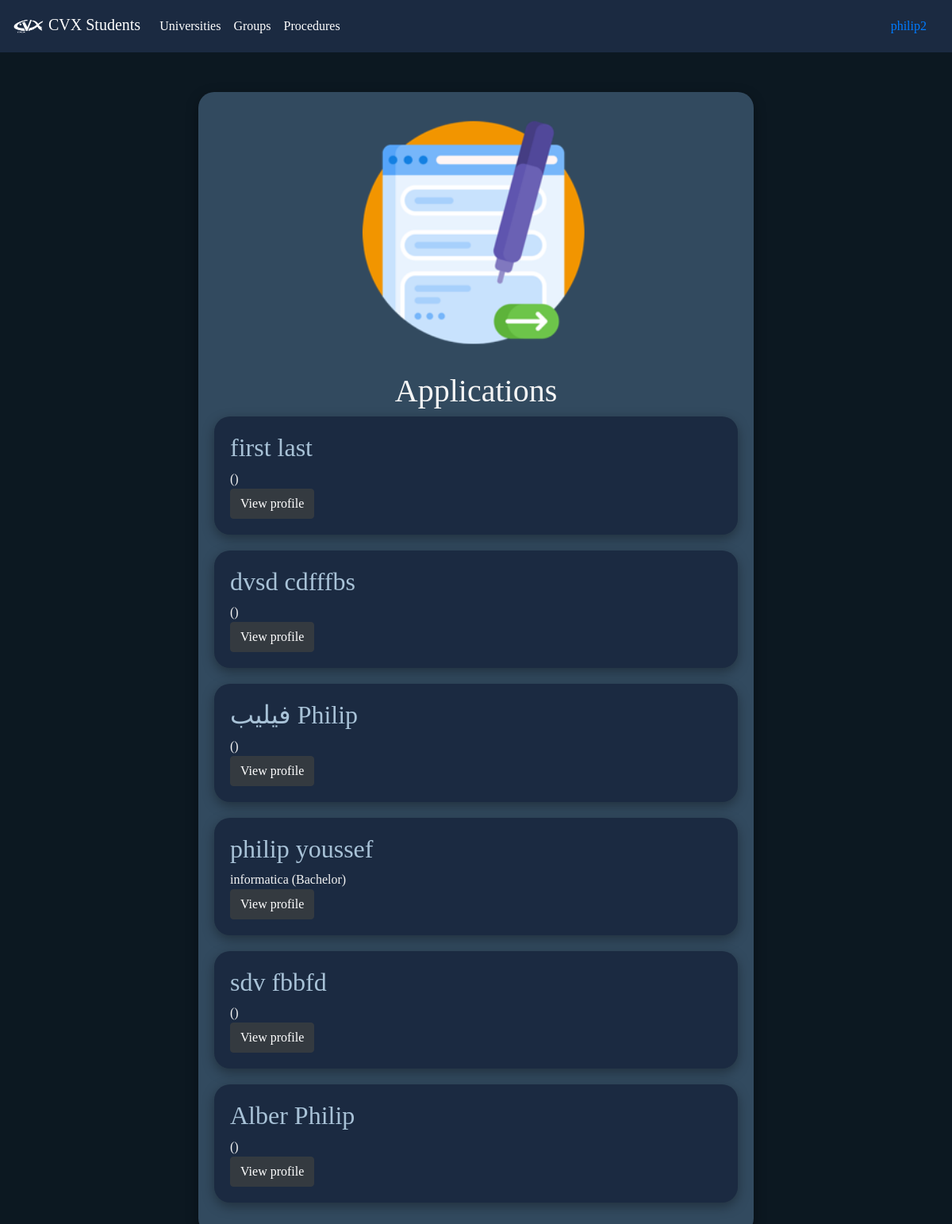
Screenshot of /users/applications_requests/ (signed in) with the database file from the repository.
### users/models.py (models this page shows, shortened)
class Profile(models.Model):
    user                    = models.OneToOneField(User, on_delete=models.CASCADE)
    resedence               = models.CharField(max_length=100)
    cvx_acceptance          = models.IntegerField(default = 0)
    current_procedure       = models.ForeignKey(Procedure, null=True, blank=True, on_delete=models.SET_NULL)
    current_procedure_completed = models.BooleanField(default=0)
    current_procedure_step  = models.ForeignKey(ProcedureStep, null=True, blank=True, on_delete=models.SET_NULL)
    step_status             = models.IntegerField( default=1)
    step_note               = models.TextField(blank=True)
    steps_log               = models.JSONField(default=dict, blank=True)
    cv                      = models.URLField(blank=True)
    phone_numer             = models.CharField(max_length = 100 ,blank=True)
    study_log               = models.JSONField(default=dict, blank=True)
    followed_scholarships   = models.JSONField(default=dict, blank=True)
    earned_scholarships     = models.JSONField(default=dict, blank=True)
    branch_of_interest      = models.CharField(max_length = 100 ,blank=True)
    branch_of_interest_degree_type      = models.CharField(max_length = 100 , choices=[('Bachelor','Bachelor'), ('Master','Master'), ('PHD','PHD')],blank=True)

### users/views.py (the view)
# urls.py: path('applications_requests/', applications_requests, name='applications_requests'),
def applications_requests(request):
    if len(administration_profile.objects.filter(user=request.user)) > 0:
        applications = Profile.objects.filter(cvx_acceptance = 0)
        return render(request, 'applications_requests.html', {'applications': applications})
    else:
        return render(request, 'access_denied.html', {'message_title':'Access Denied', 'message_detail': "you can't view this page, because you are not in the cvx administration"})

### users/templates/applications_requests.html
{% extends "general_form.html" %}
{% load static %}
{% block in_form %}
    <img src="{% static 'images/form.png' %}" style="width: 100%;" alt="">
    <br><br>
    <h1>Applications</h1>
    {% for application in applications %}
        <div class="list_item">
            <h2>{{ application.user.first_name }} {{ application.user.last_name }} </h2>
            <p>{{ application.branch_of_interest }}  ({{ application.branch_of_interest_degree_type }})</p>
            <a class="btn btn-dark" href="{% url 'profile' user_id=application.user.pk %}">View profile</a>
        </div>
    {% endfor %}
{% endblock %}

### users/templates/navbar.html (shortened to what this page needs)
{% load static %}
<nav class="navbar navbar-expand-lg navbar-dark" style="background-color: #1b2a41 !important;position: fixed; width: 100%;top: 0px;">
    <a class="navbar-brand" href="{% url 'home' %}"><img src="{% static 'images/cvx.png' %}" style="width: 40px;" alt=""> CVX Students</a>
    <div class="collapse navbar-collapse" id="navbarSupportedContent">
      <ul class="navbar-nav mr-auto">
        {% if not user.is_anonymous %}
            <li class="nav-item active">
                <a class="nav-link" href="{% url 'view_universities' %}">Universities</a>
            </li>
            <li class="nav-item active">
                <a class="nav-link" href="{% url 'view_support_groups' %}">Groups </a>
            </li>
            <li class="nav-item active">
                <a class="nav-link" href="{% url 'view_procedures' %}">Procedures</a>
            </li>
        {% endif %}
      </ul>
    {% if user.is_anonymous %}
        <li class="form-inline my-2 my-lg-0">
            <a class="nav-link" href="{% url 'login' %}">Login</a>
        </li>
        <li class="form-inline my-2 my-lg-0">
            <a class="nav-link" href="{% url 'create_user_account' %}">Signup</a>
        </li>
    {% else %}
        <li class="form-inline my-2 my-lg-0">
            <a class="nav-link" href="{% url 'profile' user.pk %}">{{ user }}</a>
        </li>
    {% endif %}
    </div>
  </nav>
  <br><br><br><br>

### users/static/css/style.css (style rules this page uses)
body { font-family: 'Comfortaa' !important; }
.list_item { background-color: #1b2a41; padding: 20px; width: 100%; margin-bottom: 20px; border-radius: 20px; box-shadow: rgba(0, 0, 0, 0.35) 0px 5px 15px; }
p { margin-bottom: 0px !important; }
.navbar { background-color: #324a5f; }
h1 { color: #f5f5f5; text-align: center; }
p { color: #f5f5f5; }

### rows the page displays
Profile: user.first_name "first", user.last_name "last"
Profile: user.first_name "dvsd", user.last_name "cdfffbs"
Profile: user.first_name "فيليب", user.last_name "Philip"
Profile: user.first_name "philip", user.last_name "youssef", branch_of_interest "informatica", branch_of_interest_degree_type "Bachelor"
Profile: user.first_name "sdv", user.last_name "fbbfd"
Profile: user.first_name "Alber", user.last_name "Philip"

### other values shown
{{ user }} "philip2"
